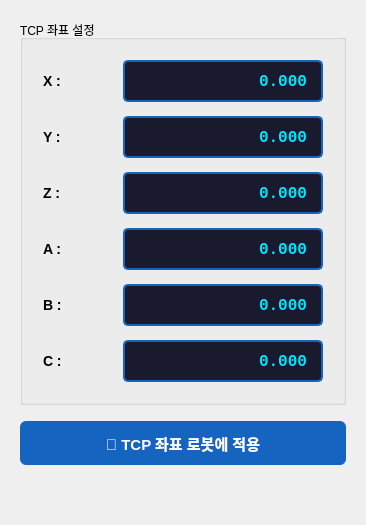
                 <widget class="QWidget" name="tab_motion_tcp">
                  <attribute name="title">
                   <string>🎯 TCP 좌표</string>
                  </attribute>
                  <layout class="QVBoxLayout" name="vl_motion_tcp">
                   <property name="spacing">
                    <number>16</number>
                   </property>
                   <property name="leftMargin">
                    <number>20</number>
                   </property>
                   <property name="topMargin">
                    <number>20</number>
                   </property>
                   <property name="rightMargin">
                    <number>20</number>
                   </property>
                   <property name="bottomMargin">
                    <number>20</number>
                   </property>
                   <item>
                    <widget class="QGroupBox" name="groupBox_tcp_admin">
                     <property name="title">
                      <string>TCP 좌표 설정</string>
                     </property>
                     <layout class="QGridLayout" name="grid_tcp_admin">
                      <property name="leftMargin">
                       <number>20</number>
                      </property>
                      <property name="topMargin">
                       <number>20</number>
                      </property>
                      <property name="rightMargin">
                       <number>20</number>
                      </property>
                      <property name="bottomMargin">
                       <number>20</number>
                      </property>
                      <property name="horizontalSpacing">
                       <number>20</number>
                      </property>
                      <property name="verticalSpacing">
                       <number>14</number>
                      </property>
                      <item row="0" column="0">
                       <widget class="QLabel" name="lbl_tcp_admin_x">
                        <property name="minimumSize">
                         <size>
                          <width>60</width>
                          <height>0</height>
                         </size>
                        </property>
                        <property name="styleSheet"><string>font-size: 14px; font-weight: bold;</string></property>
                        <property name="text">
                         <string>X :</string>
                        </property>
                       </widget>
                      </item>
                      <item row="0" column="1">
                       <widget class="QPushButton" name="btn_tcp_admin_x">
                        <property name="minimumSize">
                         <size>
                          <width>200</width>
                          <height>42</height>
                         </size>
                        </property>
                        <property name="styleSheet">
                         <string>QPushButton { background-color: #1a1a2e; color: #00e5ff; font-size: 16px; font-weight: bold; font-family: monospace; border: 2px solid #1565C0; border-radius: 5px; padding: 6px 14px; text-align: right; } QPushButton:hover { border-color: #42A5F5; } QPushButton:pressed { background-color: #0d1117; }</string>
                        </property>
                        <property name="text">
                         <string>0.000</string>
                        </property>
                       </widget>
                      </item>
                      <item row="1" column="0">
                       <widget class="QLabel" name="lbl_tcp_admin_y">
                        <property name="styleSheet"><string>font-size: 14px; font-weight: bold;</string></property>
                        <property name="text">
                         <string>Y :</string>
                        </property>
                       </widget>
                      </item>
                      <item row="1" column="1">
                       <widget class="QPushButton" name="btn_tcp_admin_y">
                        <property name="minimumSize">
                         <size>
                          <width>200</width>
                          <height>42</height>
                         </size>
                        </property>
                        <property name="styleSheet">
                         <string>QPushButton { background-color: #1a1a2e; color: #00e5ff; font-size: 16px; font-weight: bold; font-family: monospace; border: 2px solid #1565C0; border-radius: 5px; padding: 6px 14px; text-align: right; } QPushButton:hover { border-color: #42A5F5; } QPushButton:pressed { background-color: #0d1117; }</string>
                        </property>
                        <property name="text">
                         <string>0.000</string>
                        </property>
                       </widget>
                      </item>
                      <item row="2" column="0">
                       <widget class="QLabel" name="lbl_tcp_admin_z">
                        <property name="styleSheet"><string>font-size: 14px; font-weight: bold;</string></property>
                        <property name="text">
                         <string>Z :</string>
                        </property>
                       </widget>
                      </item>
                      <item row="2" column="1">
                       <widget class="QPushButton" name="btn_tcp_admin_z">
                        <property name="minimumSize">
                         <size>
                          <width>200</width>
                          <height>42</height>
                         </size>
                        </property>
                        <property name="styleSheet">
                         <string>QPushButton { background-color: #1a1a2e; color: #00e5ff; font-size: 16px; font-weight: bold; font-family: monospace; border: 2px solid #1565C0; border-radius: 5px; padding: 6px 14px; text-align: right; } QPushButton:hover { border-color: #42A5F5; } QPushButton:pressed { background-color: #0d1117; }</string>
                        </property>
                        <property name="text">
                         <string>0.000</string>
                        </property>
                       </widget>
                      </item>
                      <item row="3" column="0">
                       <widget class="QLabel" name="lbl_tcp_admin_a">
                        <property name="styleSheet"><string>font-size: 14px; font-weight: bold;</string></property>
                        <property name="text">
                         <string>A :</string>
                        </property>
                       </widget>
                      </item>
                      <item row="3" column="1">
                       <widget class="QPushButton" name="btn_tcp_admin_a">
                        <property name="minimumSize">
                         <size>
                          <width>200</width>
                          <height>42</height>
                         </size>
                        </property>
                        <property name="styleSheet">
                         <string>QPushButton { background-color: #1a1a2e; color: #00e5ff; font-size: 16px; font-weight: bold; font-family: monospace; border: 2px solid #1565C0; border-radius: 5px; padding: 6px 14px; text-align: right; } QPushButton:hover { border-color: #42A5F5; } QPushButton:pressed { background-color: #0d1117; }</string>
                        </property>
                        <property name="text">
                         <string>0.000</string>
                        </property>
                       </widget>
                      </item>
                      <item row="4" column="0">
                       <widget class="QLabel" name="lbl_tcp_admin_b">
                        <property name="styleSheet"><string>font-size: 14px; font-weight: bold;</string></property>
                        <property name="text">
                         <string>B :</string>
                        </property>
                       </widget>
                      </item>
                      <item row="4" column="1">
                       <widget class="QPushButton" name="btn_tcp_admin_b">
                        <property name="minimumSize">
                         <size>
                          <width>200</width>
                          <height>42</height>
                         </size>
                        </property>
                        <property name="styleSheet">
                         <string>QPushButton { background-color: #1a1a2e; color: #00e5ff; font-size: 16px; font-weight: bold; font-family: monospace; border: 2px solid #1565C0; border-radius: 5px; padding: 6px 14px; text-align: right; } QPushButton:hover { border-color: #42A5F5; } QPushButton:pressed { background-color: #0d1117; }</string>
                        </property>
                        <property name="text">
                         <string>0.000</string>
                        </property>
                       </widget>
                      </item>
                      <item row="5" column="0">
                       <widget class="QLabel" name="lbl_tcp_admin_c">
                        <property name="styleSheet"><string>font-size: 14px; font-weight: bold;</string></property>
                        <property name="text">
                         <string>C :</string>
                        </property>
                       </widget>
                      </item>
                      <item row="5" column="1">
                       <widget class="QPushButton" name="btn_tcp_admin_c">
                        <property name="minimumSize">
                         <size>
                          <width>200</width>
                          <height>42</height>
                         </size>
                        </property>
                        <property name="styleSheet">
                         <string>QPushButton { background-color: #1a1a2e; color: #00e5ff; font-size: 16px; font-weight: bold; font-family: monospace; border: 2px solid #1565C0; border-radius: 5px; padding: 6px 14px; text-align: right; } QPushButton:hover { border-color: #42A5F5; } QPushButton:pressed { background-color: #0d1117; }</string>
                        </property>
                        <property name="text">
                         <string>0.000</string>
                        </property>
                       </widget>
                      </item>
                     </layout>
                    </widget>
                   </item>
                   <item>
                    <widget class="QPushButton" name="btn_apply_tcp_admin">
                     <property name="minimumSize">
                      <size>
                       <width>0</width>
                       <height>44</height>
                      </size>
                     </property>
                     <property name="styleSheet">
                      <string>background-color: #1565C0; color: white; font-size: 15px; font-weight: bold; border-radius: 6px;</string>
                     </property>
                     <property name="text">
                      <string>💾 TCP 좌표 로봇에 적용</string>
                     </property>
                    </widget>
                   </item>
                   <item>
                    <spacer name="spacer_motion_tcp_bottom">
                     <property name="orientation">
                      <enum>Qt::Vertical</enum>
                     </property>
                     <property name="sizeHint" stdset="0">
                      <size>
                       <width>20</width>
                       <height>40</height>
                      </size>
                     </property>
                    </spacer>
                   </item>
                  </layout>
                 </widget>
